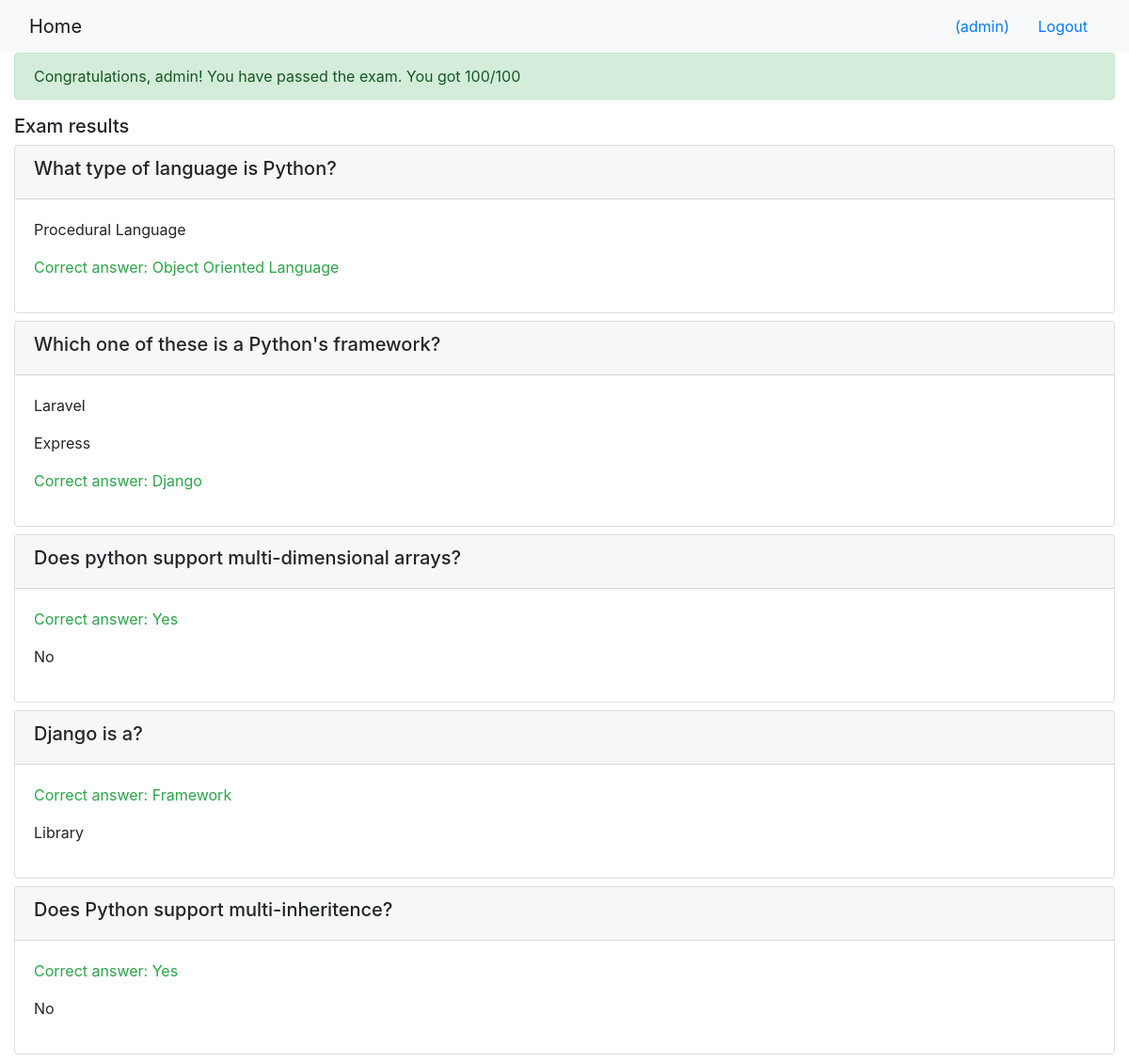
The page /onlinecourse/course/1/submission/1/result/ (signed in) on the database its author committed.
### onlinecourse/models.py (models this page shows)
class Question(models.Model):
    course = models.ForeignKey(Course, on_delete=models.CASCADE)
    question_text = models.CharField(max_length=300, null=False)
    grade = models.IntegerField()

class Choice(models.Model):
    question = models.ForeignKey(Question, on_delete=models.CASCADE)
    choice_text = models.CharField(max_length=300)
    is_correct = models.BooleanField(default=False)

### onlinecourse/views.py (the view)
# urls.py: path('course/<int:course_id>/submission/<int:submission_id>/result/', views.show_exam_result, name="exam_result"),
def show_exam_result(request, course_id, submission_id):
    course = get_object_or_404(Course, pk=course_id)
    submission = Submission.objects.get(id = submission_id)
    choices = submission.choices.all()
    context = {}
    total_grades = 0
    for choice in choices:
        if choice.is_correct:
            total_grades = choice.question.grade + total_grades
    context['grade'] = course.calculate_final_grade(total_grades)
    context['choices'] = choices
    context['course'] = course
    return render(request,'onlinecourse/exam_result_bootstrap.html', context)

### onlinecourse/models.py (called while the page is built)
    def calculate_final_grade(self, grade):
        questions = self.question_set.all()
        total = 0
        for question in questions:
            total = total + question.grade
        return int((grade/total) * 100)

### onlinecourse/templates/onlinecourse/exam_result_bootstrap.html (shortened to what this page needs)
<!DOCTYPE html>
<html lang="en">
<head>
    {% load static %}
    <link rel="stylesheet" href="https://maxcdn.bootstrapcdn.com/bootstrap/4.5.2/css/bootstrap.min.css">
</head>
<body>
 <nav class="navbar navbar-light bg-light">
    <div class="container-fluid">
        <div class="navbar-header">
              <a class="navbar-brand" href="{% url 'onlinecourse:index' %}">Home</a>
        </div>
        <ul class="nav navbar-nav navbar-right">
            {% if user.is_authenticated %}
            <li>
                <a class="btn btn-link" href="#">{{ user.first_name }}({{ user.username }})</a>
                <a class="btn btn-link" href="{% url 'onlinecourse:logout' %}">Logout</a>
            </li>
            {% endif %}
        </ul>
    </div>
</nav>
<div class="container-fluid">
    {% if grade > 80 %}
    <div class="alert alert-success">
       Congratulations, {{user.username}}! You have passed the exam. You got {{grade}}/100
    </div>
        {% else %}
        <div class="alert alert-danger">
            Failed Sorry, {{user.username}}! You have failed exam, You got {{grade}}/100
        </div>
        <a class="btn btn-link text-danger" href="{% url 'onlinecourse:course_details' course.id %}">Re-test</a>
        {% endif %}
        <div class="card-columns-vertical mt-1">
        <h5 class="">Exam results</h5>
        {% for question in course.question_set.all %}
            <div class="card mb-2">
                <div class="card-header">
                    <h5>{{question.question_text}}?</h5>
                </div>
                <div class="card-body">
                    {% for choice in question.choice_set.all %}
                        <p class="{% if choice.is_correct and choice in choices %}text-success {% elif choice.is_correct and choice not in choices %}text-danger {% endif %}">
                            {% if choice in choices and choice.is_correct %}
                                Correct answer:
                                {% elif choice.is_correct and choice not in choices %}
                                Not selected:
                            {% endif %}
                            {{choice.choice_text}}
                        </p>
                    {% endfor %}
                </div>
            </div>
        {% endfor %}
        </div>
    </div>
</body>
</html>

### rows shown on the page
Question: question_text "What type of language is Python"
Choice: choice_text "Procedural Language"
Choice: shows "Correct answer:", choice_text "Object Oriented Language"
Question: question_text "Which one of these is a Python's framework"
Choice: choice_text "Laravel"
Choice: choice_text "Express"
Choice: shows "Correct answer:", choice_text "Django"
Question: question_text "Does python support multi-dimensional arrays"
Choice: shows "Correct answer:", choice_text "Yes"
Choice: choice_text "No"
Question: question_text "Django is a"
Choice: shows "Correct answer:", choice_text "Framework"
Choice: choice_text "Library"
Question: question_text "Does Python support multi-inheritence"
Choice: shows "Correct answer:", choice_text "Yes"
Choice: choice_text "No"

### other values the page prints
{{ user.username }} "admin"
{{ grade }} "100"
